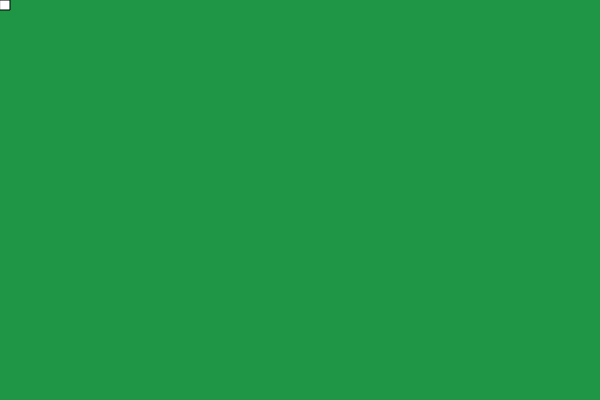
Frame 1 (no input)
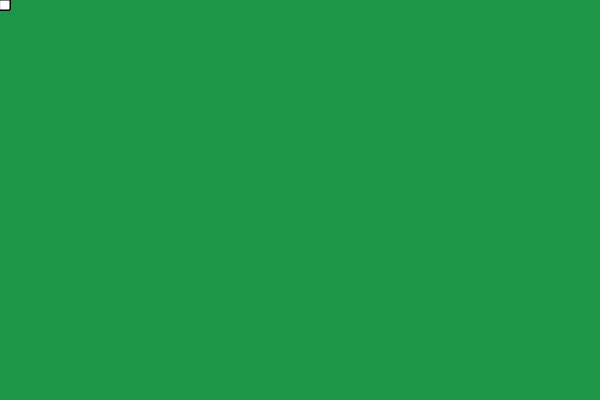
Frame 60 (no input)
Frame 120 (the mouse pressed at the canvas centre since frame 60): identical to frame 60, image omitted

The p5.js sketch that drew these frames (run headless with seeded random() and noise() and a simulated clock; from frame 60 on, the mouse is pressed at the canvas centre):

// p5.js sketch
// ── sketch.js
var canvasWidth = 600
var canvasHeight = 400
var spriteSize = 10
var positionX = 0
var positionY = 0
var notFailed = true
var direction = ""
var beenCoords = []
var speed = 10

//rect(positionX,positionY,spriteSize,spriteSize)
//if (keyIsPressed){
//    if(key == 'r'){

function setup() {
  createCanvas(canvasWidth, canvasHeight)
  background(30,150,70)
}


function draw() {
    //check if restarted
    if (keyIsPressed){
        if (key == 'r'){
            //restart game
            background(30,150,70)
            positionX = 0
            positionY = 0
            notFailed = true
            direction = ""
            beenCoords = []
            console.log("Game Reset")
        }
    }       
    if (notFailed){ //if not failed
        if (keyIsPressed){  //check if changed direction
          if (key == 'w'){
            if (direction != 'up' && direction != 'down'){
                //go up
                direction = 'up'
            }
          }
          else if (key == 's'){
              if (direction != "up" && direction != "down"){
                  //go down
                  direction = "down"
              }
          }
          else if (key == 'a'){
              if (direction != "right" && direction != "left"){
                  //go left
                  direction = "left"
              }
          }
          else if (key == 'd'){
              if (direction != 'right' && direction != 'left'){
                  //go right
                  console.log("Rightttt")
                  direction = "right"
              }
          }
          console.log("Direction: "+direction)
        }
    
    //What is the new coordinate?
    if (direction=="up"){
      //go up
      positionY = positionY - speed
    }
    else if (direction == "down"){
      //go down
      positionY = positionY + speed
    }
    else if (direction == "left"){
      //go left
      positionX = positionX - speed
    }
    else if (direction == "right"){
      //go right
      positionX = positionX + speed
    }
    //is it off canvas?
    if (positionX < 0 || (positionX+10)>canvasWidth  || positionY < 0 || (positionY+10)>canvasHeight){
      background(150,0,0)
      notFailed = false
      console.log("You lost - off canvas")
    }
  }
    //positionY = positionY + speed
    rect(positionX,positionY,spriteSize,spriteSize)
    // is the x coord in the thing?
        //yes - check list.shift() removes first element
        // list.push("element")
    //make changes to list
    //make move
    //check if failed
        //off canvas
        //already been
}






function mousePressed() {
  //background(Math.floor((Math.random() * 255) + 1),Math.floor((Math.random() * 255) + 1),Math.floor((Math.random() * 255) + 1))
}
// ── sketch2.js
var canvasWidth = 400
var canvasHeight = 400
var spriteSize = 10
var positionX = 0
var positionY = 0
var notFailed = true
var direction = ""
var beenCoords = []

//rect(positionX,positionY,spriteSize,spriteSize)
//if (keyIsPressed){
//    if(key == 'r'){

function setup() {
  createCanvas(canvasWidth, canvasHeight)
  background(30,150,70)
}

function directionChange(key){
    var newDirection = ""
    if (key == 'w'){
        if (direction == 'right' || direction == 'left'){
            //go up
            newDirection = "up"
        }
    }
    else if (key == 's'){
        if (direction == 'right' || direction == 'left'){
            //go down
            newDirection = "down"
        }
    }
    else if (key == 'a'){
        if (direction == 'up' || direction == 'down'){
            //go left
            newDirection = "left"
        }
    }
    else if (key == 'd'){
        if (direction == 'up' || direction == 'down'){
            //go right
            newDirection = "right"
        }
    }
    return newDirection
}

function draw() {
    //check if restarted
    if (keyIsPressed){
        if (key == 'r'){
            //restart game
        }
    }       
    if (notFailed){ //if not failed
        if (keyIsPressed){  //check if changed direction
            direction = directionChange(key)
        }
    }
    console.log(key+direction)
    //make move
    //check if failed
        //off canvas
        //already been
}






function mousePressed() {
  //background(Math.floor((Math.random() * 255) + 1),Math.floor((Math.random() * 255) + 1),Math.floor((Math.random() * 255) + 1))
}
// ── sketcharchived.js
var canvasWidth = 400
var canvasHeight = 400
var spriteSize = 10
var positionX = 0
var positionY = 0
var notFailed = true
var direction = "right"
var turnCounter = 0
var beenCoords = [""]

function setup() {
  createCanvas(canvasWidth, canvasHeight)
  background(30,150,70)
  rect(positionX,positionY,spriteSize,spriteSize)
}


function draw() {
  //Has it been reset?
  if (keyIsPressed){
    if(key == 'r'){
      // RESET GAME
      background(30,150,70)
      positionX = 0
      positionY = 0
      direction = 'right'
      notFailed = true
      beenCoords = [""]
    }
  }
  if (notFailed){
    // is it my go?
    if (keyIsPressed) {
      if (key == 'w') {
        direction="up"
      }
      if (key == 'a') {
        direction="left"
      }
      if (key == 's') {
        direction="down"
      }
      if (key == 'd') {
        direction="right"
      }
    }
    if ((turnCounter%30)==0){
      //Woo my go!
      //Check if failed?
      //make move
      if (direction == "down"){
        positionY = positionY + spriteSize
      }
      else if (direction == "up"){
        positionY = positionY - spriteSize
      }
      else if (direction == "left"){
        positionX = positionX - spriteSize
      }
      else if (direction == "right"){
        positionX = positionX + spriteSize
      }
      coords = String(positionX) + String(positionY)
      if (beenCoords.includes(coords)){
        background(150,0,0)
        notFailed = false
        console.log("Failed - loool you suck")
      }
      beenCoords.push(String(positionX)+String(positionY))
      console.log(beenCoords)
      rect(positionX,positionY,spriteSize,spriteSize)


      //check move
      //print
    }
    turnCounter += 1
    if (keyIsPressed) {
      if (key == 'w') {
        direction="up"
      }
      if (key == 'a') {
        direction="left"
      }
      if (key == 's') {
        direction="down"
      }
      if (key == 'd') {
        direction="right"
      }
    }
  }
}



function binbooooo(){
  //snake
  console.log("notFailed: "+notFailed)
  
  if (notFailed){
    if (positionX <= 0 || (positionX+spriteSize)>=canvasWidth || positionY <= 0 || (positionY+spriteSize) >= canvasHeight){
      console.log("failed - off canvas")
      notFailed = false
    }
    else{
     
    }
    //ellipse(30,30,30,30)
    //if (direction=="right")
    rect(positionX,positionY,30,30)
  }
  else {
    background(150,30,30)
    notFailed = false
  }
}

function mousePressed() {
  //background(Math.floor((Math.random() * 255) + 1),Math.floor((Math.random() * 255) + 1),Math.floor((Math.random() * 255) + 1))
}
